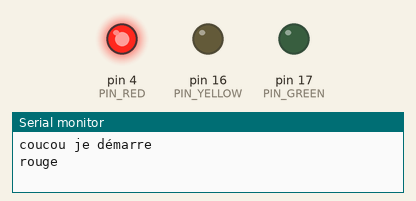
A sketch run on a simulated Arduino Uno, built with avr-gcc and run on an emulated ATmega328P. Shown: output pins drawn as LEDs (lit = HIGH), the last lines printed to the serial monitor.

Above: at 2.0 s.
At 6.0 s:
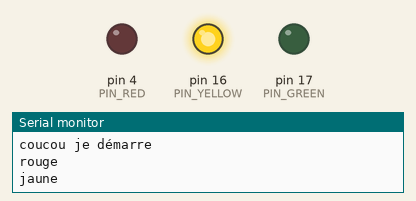
At 10.0 s:
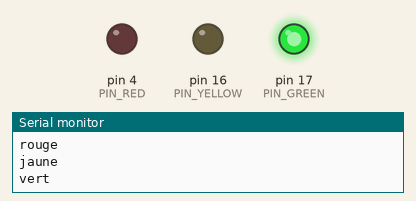
Timing chart, 0 to 15.6 s (numbered marks = the images above):
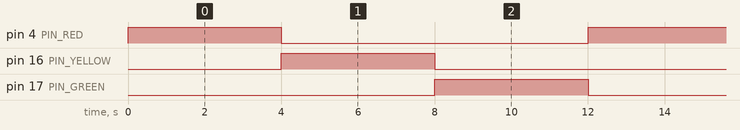

The sketch:

trafficLight.ino
```cpp
const int PIN_RED = 4;
const int PIN_YELLOW = 16;
const int PIN_GREEN = 17;

const int RED_TIME = 4000;
const int YELLOW_TIME = 4000;
const int GREEN_TIME = 4000;

void setup() {
  Serial.begin(115200);
  Serial.println("coucou je démarre");
  pinMode(PIN_RED, OUTPUT);
  pinMode(PIN_YELLOW, OUTPUT);
  pinMode(PIN_GREEN, OUTPUT);
}

// the loop function runs over and over again forever
void loop() {
  // red light on
  Serial.println("rouge");
  digitalWrite(PIN_RED, HIGH);   // turn on
  digitalWrite(PIN_YELLOW, LOW); // turn off
  digitalWrite(PIN_GREEN, LOW);  // turn off
  delay(RED_TIME); // keep red light on during a period of time

  Serial.println("jaune");
  digitalWrite(PIN_RED, LOW);    // turn off
  digitalWrite(PIN_YELLOW, HIGH); // turn on
  digitalWrite(PIN_GREEN, LOW); // turn off
  delay(YELLOW_TIME); // keep yellow light on during a period of time

  Serial.println("vert");
  digitalWrite(PIN_RED, LOW);    // turn off
  digitalWrite(PIN_YELLOW, LOW); // turn off
  digitalWrite(PIN_GREEN, HIGH); // turn on
  delay(GREEN_TIME); // keep green light on during a period of time
}
```

Measured:
- by itself, pin 4 (PIN_RED), pin 16 (PIN_YELLOW), pin 17 (PIN_GREEN): alternates HIGH for 4.0 s and LOW for 8.0 s
- by itself, everything shown: repeats every 12.0 s, in 3 steps
